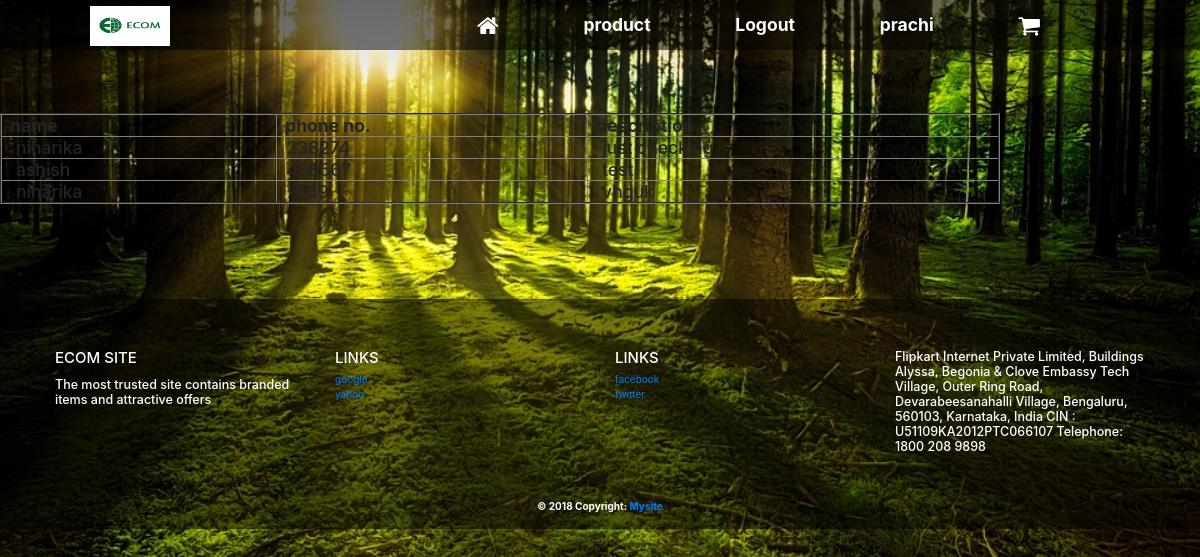
The page /post/ (signed in) on the database its author committed.
### user/models.py (models this page shows, shortened)
class posts(models.Model):
    name = models.CharField(max_length=400)
    phone = models.IntegerField()
    describe = models.TextField(blank=True, null=True)

### user/views.py (the view)
# urls.py: url(r'^post/$', views.post_list, name='post'),
@login_required(login_url='user_login')
def post_list(request, template_name='user/post_list.html'):
    post = posts.objects.all()
    data = {}
    data['object_list'] = post
    return render(request, template_name, data)

### user/templates/user/post_list.html
{% extends "user/base.html" %}
 {% block content %}
    <table border="2" width="1000" >
        <tr>
            <th>&nbsp;&nbsp;name&nbsp;&nbsp;</th>
            <th>&nbsp;&nbsp;phone no.&nbsp;&nbsp;</th>
            <th>&nbsp;&nbsp;description&nbsp;&nbsp;</th>
        </tr>
       {% for post in object_list %}
        <tr>
            <td>&nbsp;&nbsp; {{post.name}}&nbsp;&nbsp;</td>
            <td> &nbsp;&nbsp;{{post.phone}}&nbsp;&nbsp;</td>
            <td>&nbsp;&nbsp; {{post.describe}}&nbsp;&nbsp;</td>
        </tr>
            {% endfor %}</table>
{% endblock %}

### user/templates/user/base.html (shortened to what this page needs)
{% load static %}
<!DOCTYPE html>
<html>
  <head>
    <link rel="stylesheet" href="https://stackpath.bootstrapcdn.com/font-awesome/4.7.0/css/font-awesome.min.css">
</head>
  <body>
    <link rel="stylesheet" href="https://maxcdn.bootstrapcdn.com/bootstrap/3.3.7/css/bootstrap.min.css">
<h3>
      <nav style="width:100%;height:50px;background-color:rgba(0,0,0,0.5);  padding-right:90px;padding-left:90px; Line-height: 50px;">
        <img src="{% static './user/img/ecom.png' %}" width="80" height="40" >
        <ul>
          <li><a style="text-decoration:none" href="{% url 'index' %}"><i class="fa fa-home fa-lg" aria-hidden="true"></i></a></li>
              <li><a style="text-decoration:none" href="{% url 'show' %}"><strong>product</strong></a></li>
                    {% if user.is_authenticated %}
<li><a style="text-decoration:none" href="{% url 'logout' %}"><strong>Logout</strong></a></li>
              <li><a style="text-decoration:none" href="{% url 'list' %}" style="color :black"><strong>{{ user.username }}</strong></a></li>
          <li><a href="{% url 'show_cart' %}"><i class="fa fa-shopping-cart fa-lg " aria-hidden="true"></i></a></li>
            {% else %} <li><a style="text-decoration:none" href="{% url 'register' %}"><strong>Register</strong></a></li>
           <li><a style="text-decoration:none" href="{% url 'user_login' %}"> <strong>login</strong>  </a></li>
{% endif %}
    </ul></nav>
   <br><br><br>
<link rel="stylesheet" href="https://maxcdn.bootstrapcdn.com/bootstrap/4.3.1/css/bootstrap.min.css">
 {% block content %}
    {% endblock %}
</h3>
     <br><br><br><br><br><br>
<footer class="page-footer font-small blue pt-4">
  <div class="nav-link">
  <div class="container-fluid text-center text-md-left">
    <div class="row">
      <div class="col-md-3 mt-md-0 mt-3">
        <h4 class="text-uppercase">ecom site</h4>
        <p><h5>The most trusted site contains branded items and attractive offers</h5></p>
      </div>
      <div class="col-md-3 mb-md-0 mb-3">
        <h4 class="text-uppercase">Links</h4>
        <ul class="list-unstyled">
          <li>
            <a href="#!">google</a>
          </li>
          <li>
            <a href="#!">yahoo</a>
          </li>
        </ul>
      </div>
      <div class="col-md-3 mb-md-0 mb-3">
        <h4 class="text-uppercase">Links</h4>
        <ul class="list-unstyled">
          <li>
            <a href="#!">facebook</a>
          </li>
          <li>
            <a href="#!">twitter</a>
          </li>
        </ul>
      </div>
      <div class="col-md-3 mb-md-0 mb-3">
      <h5>Flipkart Internet Private Limited,
          Buildings Alyssa, Begonia &
        Clove Embassy Tech Village,
        Outer Ring Road, Devarabeesanahalli Village,
        Bengaluru, 560103,
        Karnataka, India
        CIN : U51109KA2012PTC066107
        Telephone: 1800 208 9898</h5>
      </div>
    </div>
  </div>
  <strong>
  <div class="footer-copyright text-center py-3">© 2018 Copyright:
    <a href="http://127.0.0.1:8000/user/"> Mysite</a>
  </div></strong></div>
</footer>
  </body>
</html>

### rows shown on the page
posts: name "niharika", phone "238274", describe "just checking"
posts: name "ashish", phone "436567", describe "test"
posts: name "niharika", phone "7689", describe "vhguk"

### other values the page prints
{{ user.username }} "prachi"
